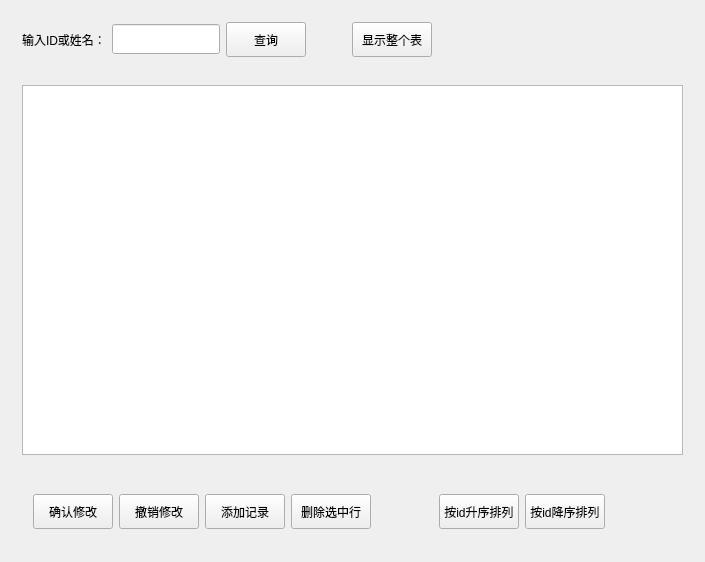
<?xml version="1.0" encoding="UTF-8"?>
<ui version="4.0">
 <class>ManWin</class>
 <widget class="QWidget" name="ManWin">
  <property name="geometry">
   <rect>
    <x>0</x>
    <y>0</y>
    <width>705</width>
    <height>562</height>
   </rect>
  </property>
  <property name="windowTitle">
   <string>ManWin</string>
  </property>
  <layout class="QVBoxLayout" name="verticalLayout">
   <item>
    <widget class="QWidget" name="m_pSqlQueryWgt" native="true">
     <layout class="QHBoxLayout" name="horizontalLayout">
      <item>
       <widget class="QLabel" name="m_pNameLbl">
        <property name="text">
         <string>输入ID或姓名：</string>
        </property>
       </widget>
      </item>
      <item>
       <widget class="QLineEdit" name="m_pSqlQueryLineEdt">
        <property name="sizePolicy">
         <sizepolicy hsizetype="Preferred" vsizetype="Fixed">
          <horstretch>0</horstretch>
          <verstretch>0</verstretch>
         </sizepolicy>
        </property>
        <property name="minimumSize">
         <size>
          <width>0</width>
          <height>30</height>
         </size>
        </property>
       </widget>
      </item>
      <item>
       <widget class="QPushButton" name="m_pSqlQueryBtn">
        <property name="minimumSize">
         <size>
          <width>0</width>
          <height>35</height>
         </size>
        </property>
        <property name="text">
         <string>查询</string>
        </property>
       </widget>
      </item>
      <item>
       <spacer name="horizontalSpacer_2">
        <property name="orientation">
         <enum>Qt::Horizontal</enum>
        </property>
        <property name="sizeType">
         <enum>QSizePolicy::Preferred</enum>
        </property>
        <property name="sizeHint" stdset="0">
         <size>
          <width>40</width>
          <height>20</height>
         </size>
        </property>
       </spacer>
      </item>
      <item>
       <widget class="QPushButton" name="m_pSqlQueryAllBtn">
        <property name="minimumSize">
         <size>
          <width>0</width>
          <height>35</height>
         </size>
        </property>
        <property name="text">
         <string>显示整个表</string>
        </property>
       </widget>
      </item>
      <item>
       <spacer name="horizontalSpacer">
        <property name="orientation">
         <enum>Qt::Horizontal</enum>
        </property>
        <property name="sizeHint" stdset="0">
         <size>
          <width>40</width>
          <height>20</height>
         </size>
        </property>
       </spacer>
      </item>
     </layout>
    </widget>
   </item>
   <item>
    <widget class="QWidget" name="m_pSqlQueryTblWgt" native="true">
     <layout class="QHBoxLayout" name="horizontalLayout_2">
      <item>
       <widget class="QTableView" name="m_pSqlQueryTblView"/>
      </item>
     </layout>
    </widget>
   </item>
   <item>
    <widget class="QWidget" name="widget_3" native="true">
     <layout class="QHBoxLayout" name="horizontalLayout_5">
      <item>
       <widget class="QWidget" name="widget" native="true">
        <property name="sizePolicy">
         <sizepolicy hsizetype="Preferred" vsizetype="Preferred">
          <horstretch>0</horstretch>
          <verstretch>0</verstretch>
         </sizepolicy>
        </property>
        <layout class="QHBoxLayout" name="horizontalLayout_3">
         <item>
          <widget class="QPushButton" name="m_pComfirmModifyBtn">
           <property name="minimumSize">
            <size>
             <width>0</width>
             <height>35</height>
            </size>
           </property>
           <property name="text">
            <string>确认修改</string>
           </property>
          </widget>
         </item>
         <item>
          <widget class="QPushButton" name="m_pUndoModifyBtn">
           <property name="minimumSize">
            <size>
             <width>0</width>
             <height>35</height>
            </size>
           </property>
           <property name="text">
            <string>撤销修改</string>
           </property>
          </widget>
         </item>
         <item>
          <widget class="QPushButton" name="m_pAddRecordBtn">
           <property name="minimumSize">
            <size>
             <width>0</width>
             <height>35</height>
            </size>
           </property>
           <property name="text">
            <string>添加记录</string>
           </property>
          </widget>
         </item>
         <item>
          <widget class="QPushButton" name="m_pDeleteSelectRowBtn">
           <property name="minimumSize">
            <size>
             <width>0</width>
             <height>35</height>
            </size>
           </property>
           <property name="text">
            <string>删除选中行</string>
           </property>
          </widget>
         </item>
        </layout>
       </widget>
      </item>
      <item>
       <spacer name="horizontalSpacer_3">
        <property name="orientation">
         <enum>Qt::Horizontal</enum>
        </property>
        <property name="sizeType">
         <enum>QSizePolicy::Preferred</enum>
        </property>
        <property name="sizeHint" stdset="0">
         <size>
          <width>40</width>
          <height>20</height>
         </size>
        </property>
       </spacer>
      </item>
      <item>
       <widget class="QWidget" name="widget_2" native="true">
        <layout class="QHBoxLayout" name="horizontalLayout_4">
         <item>
          <widget class="QPushButton" name="m_pAscendSortBtn">
           <property name="minimumSize">
            <size>
             <width>0</width>
             <height>35</height>
            </size>
           </property>
           <property name="text">
            <string>按id升序排列</string>
           </property>
          </widget>
         </item>
         <item>
          <widget class="QPushButton" name="m_pDeascendSortBtn">
           <property name="minimumSize">
            <size>
             <width>0</width>
             <height>35</height>
            </size>
           </property>
           <property name="text">
            <string>按id降序排列</string>
           </property>
          </widget>
         </item>
        </layout>
       </widget>
      </item>
      <item>
       <spacer name="horizontalSpacer_4">
        <property name="orientation">
         <enum>Qt::Horizontal</enum>
        </property>
        <property name="sizeHint" stdset="0">
         <size>
          <width>40</width>
          <height>20</height>
         </size>
        </property>
       </spacer>
      </item>
     </layout>
    </widget>
   </item>
  </layout>
 </widget>
 <layoutdefault spacing="6" margin="11"/>
 <resources/>
 <connections/>
</ui>
